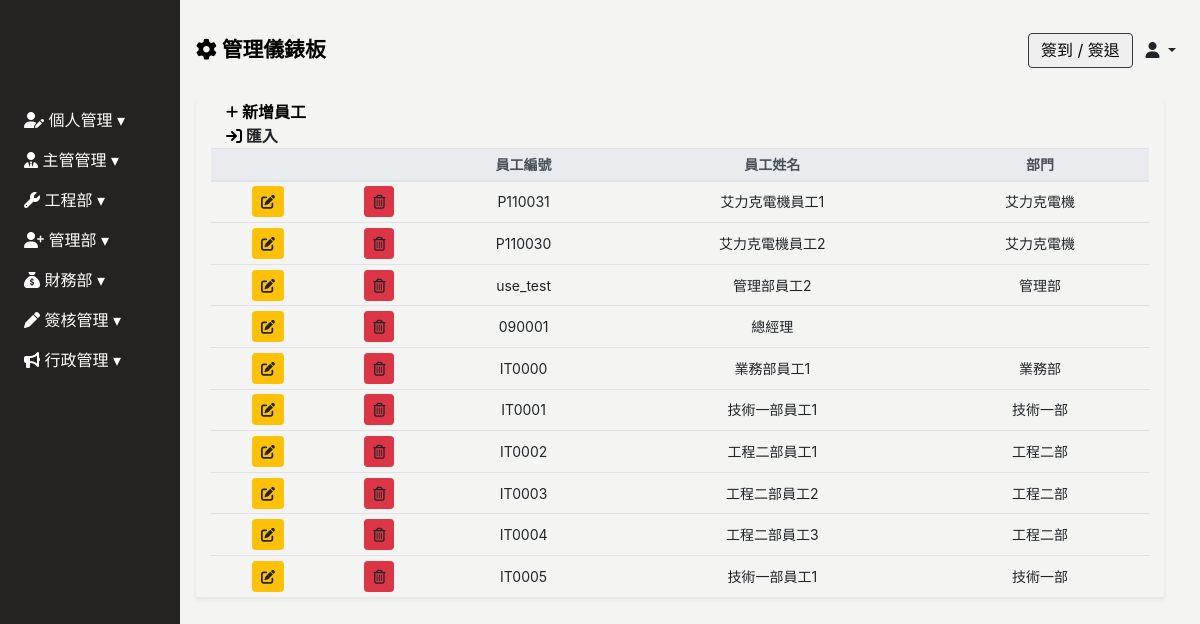
The page /employee/ on the database as committed earlier.
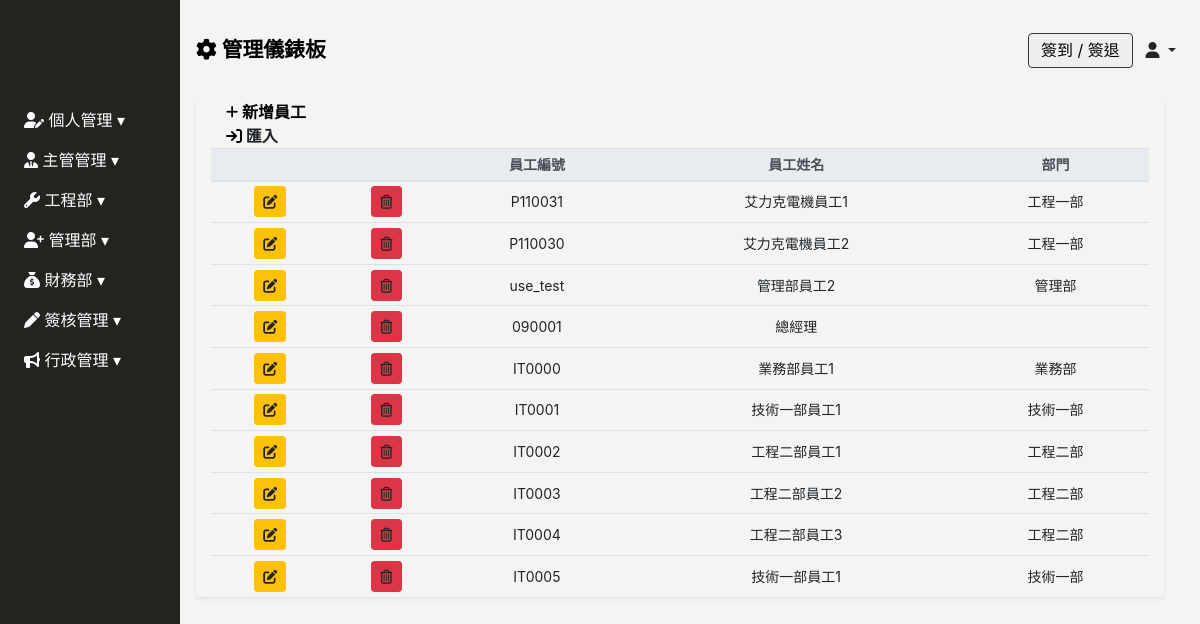
The same page on the database as committed later.
### Backend/models.py (models this page shows, shortened)
class ModifiedModel(models.Model):
    modified_by = models.ForeignKey("Employee", on_delete=models.SET_NULL, null=True, blank=True)
    created_date = models.DateField(default=timezone.now,verbose_name='建立日期')
    update_date = models.DateField(auto_now=True, verbose_name='更新日期')
    class Meta:
        abstract = True

class Employee(ModifiedModel):
    GENDER_CHOICES = [
        ('M', '男'),
        ('F', '女'),
    ]
    BLOOD_TYPE_CHOICES = [
        ('A', 'A型'),
        ('B', 'B型'),
        ('AB','AB型'),
        ('O', 'O型'),
    ]
    MARITAL_STATUS_CHOICES = [
        ('M', '已婚'),
        ('S', '未婚'),
        ('D', '離異'),
    ]
    MILITARY_STATUS_CHOICES = [
        ('M', '義務役'),
        ('E', '免服役'),
        ('A', '替代役'),
    ]
    user = models.OneToOneField(User, null=True, blank=True, on_delete=models.CASCADE)
    profile_image = models.ImageField(upload_to='employee_profile/', blank=True, null=True, default='employee_profile/default_profile.png', verbose_name='員工照片')
    full_name = models.CharField(max_length=30, null=True, blank=True, verbose_name='員工名稱')
    employee_id	 = models.CharField(max_length=30, blank=True,verbose_name='員工ID')
    departments = models.ForeignKey('Department', on_delete=models.SET_NULL, blank=True, null=True, related_name='employees', verbose_name='部門名稱')# 你可以通过department.employees.all()访问一个部门的所有员工。
    position = models.CharField(max_length=30, null=True, blank=True, verbose_name='職稱')
    phone_number = models.CharField(max_length=20, null=True, blank=True,verbose_name='手機號碼')
    contact_number = models.CharField(max_length=20, null=True, blank=True,verbose_name='聯絡電話')
    start_date = models.DateField(null=True, blank=True, verbose_name='到職日期')
    seniority = models.DecimalField(max_digits=3, decimal_places=1, null=True, blank=True, verbose_name='目前年資')
    id_number = models.CharField(max_length=20, null=True, blank=True, verbose_name='身份證字號')
    birthday = models.DateField(null=True, blank=True, verbose_name='出生日期')
    gender = models.CharField(max_length=1, choices=GENDER_CHOICES, null=True, blank=True, verbose_name='性別')
    blood_type = models.CharField(max_length=2, choices=BLOOD_TYPE_CHOICES, null=True, blank=True, verbose_name='血型')
    birth_place = models.CharField(max_length=100, null=True, blank=True, verbose_name='出生地')
    marital_status = models.CharField(max_length=1, choices=MARITAL_STATUS_CHOICES, null=True, blank=True, verbose_name='婚姻狀況')
    military_status = models.CharField(max_length=1, choices=MILITARY_STATUS_CHOICES, null=True, blank=True, verbose_name='兵役狀況')
    permanent_address = models.CharField(max_length=50, null=True, blank=True, verbose_name='戶籍地址')
    current_address_city = models.CharField(max_length=50, null=True, blank=True, verbose_name='現居地址縣市')
    current_address = models.CharField(max_length=50, null=True, blank=True, verbose_name='現居地址')
    location = models.CharField(max_length=50, null=True, blank=True, verbose_name='所在地')
    company_email = models.EmailField(null=True, blank=True, verbose_name='公司E_Mail')
    personal_email = models.EmailField(null=True, blank=True, verbose_name='個人E_Mail')
    emergency_contact = models.CharField(max_length=50, null=True, blank=True, verbose_name='緊急聯絡人1')
    emergency_contact_relations = models.CharField(max_length=50, null=True, blank=True, verbose_name='關係1')
    emergency_contact_phone = models.CharField(max_length=20, null=True, blank=True, verbose_name='聯絡人電話1')
    class Meta:
        verbose_name = "員工"   # 單數
        verbose_name_plural = verbose_name   #複數

class Department(ModifiedModel):
    parent_department  = models.ForeignKey('self',max_length=30,  on_delete=models.SET_NULL, null=True, blank=True, verbose_name='上層部門')
    department_name = models.CharField(max_length=30, null=True, blank=True,verbose_name='部門名稱')
    department_id = models.CharField(max_length=20, null=True, blank=True,verbose_name='部門編號')
    class Meta:
        verbose_name = "部門"   # 單數
        verbose_name_plural = verbose_name   #複數

### Frontend/views.py (the view)
# urls.py: path('employee/', views.Employee_list.as_view(), name='employee_list'),
class Employee_list(UserPassesTestMixin,ListView):
    model = Employee
    template_name = 'employee/employee.html'
    context_object_name = 'employee'
    def get_context_data(self, **kwargs):
        context = super().get_context_data(**kwargs)
        context["department_list"] = Department.objects.values('id','department_name')
        context['employee_form'] = EmployeeForm()
        return context
    def test_func(self):
        if settings.PASS_TEST_FUNC:
            return True
        return self.request.user.groups.filter(name__icontains='管理部管理').exists()

### Frontend/templates/employee/employee.html (shortened to what this page needs)
{% extends 'base/base_dashboard.html' %}
{% block import %}
{% load static%}
<link rel="stylesheet" href="{% static 'css/employee/employee.css' %}">
{% endblock %}
{% block main %}
<div class="main px-3" id="employee-app">
    <div class="employee-table container-fluid shadow-sm table-responsive-lg">
        <table class="table table-sm table-hover text-center" id="table" data-toggle="table" data-sortable="true"
        data-toolbar="#toolbar" data-search="true" data-show-columns="true"data-filter-strict-search="true"
        data-show-columns-toggle-all="true" data-pagination="true" data-page-size="25" data-page-list="[25, All]"
        data-filter-control="true">
            <div id="toolbar">
                <div class="employee-header container-fluid">
                    <a href="" class="font-weight-bold" id="sys_new" data-toggle="modal"data-target="#employee-modal">
                        <i class="fa-solid fa-plus fa-sm" style="color: #000000;"></i> 新增員工
                    </a>
                    <br>
                    <a class="upload-file font-weight-bold" onclick="importfile()">
                        <i class="fa-solid fa-arrow-right-to-bracket" style="color: #000000;"></i>
                        <span id="importLink">匯入</span>
                    </a>
                </div>
            </div>
            <thead class="thead-light" style="font-size: 14px;">
                <tr class="text-nowrap">
                    <th></th>
                    <th></th>
                    <th data-field="employee_id" data-sortable="true">員工編號</th>
                    <th data-field="full_name" data-sortable="true">員工姓名</th>
                    <th data-field="departments" data-sortable="true">部門</th>
                </tr>
            </thead>
            <tbody class="text-nowrap" style="font-size: 14px;">
                {% for p in employee %}
                {% if p.user.is_active %}
                <tr>
                    <td>
                        <a type="button" data-url="employee" data-id="{{p.pk}}"
                        class="sys_get btn btn-sm btn-warning" data-toggle="modal"
                        data-target="#employee-modal"><i class="fas fa-edit"></i></a>
                    </td>
                    <td>
                        <a data-url="employee" data-id="{{p.pk}}" type="button"
                        class="sys_del btn btn-sm btn-danger"><i class="far fa-trash-alt"></i></a>
                    </td>
                    <td>{{ p.employee_id }} </td>
                    <td>{{ p.full_name }}</td>
                    <td>{{ p.departments.department_name }}</td>
                </tr>
                {% endif %}
                {% endfor %}
            </tbody>
        </table>
    </div>
</div>
{% endblock %}

Rows that differ between the two databases and show on the page:
changed Employee "艾力克電機員工1": departments.department_name "艾力克電機" → "工程一部"
changed Employee "艾力克電機員工2": departments.department_name "艾力克電機" → "工程一部"
